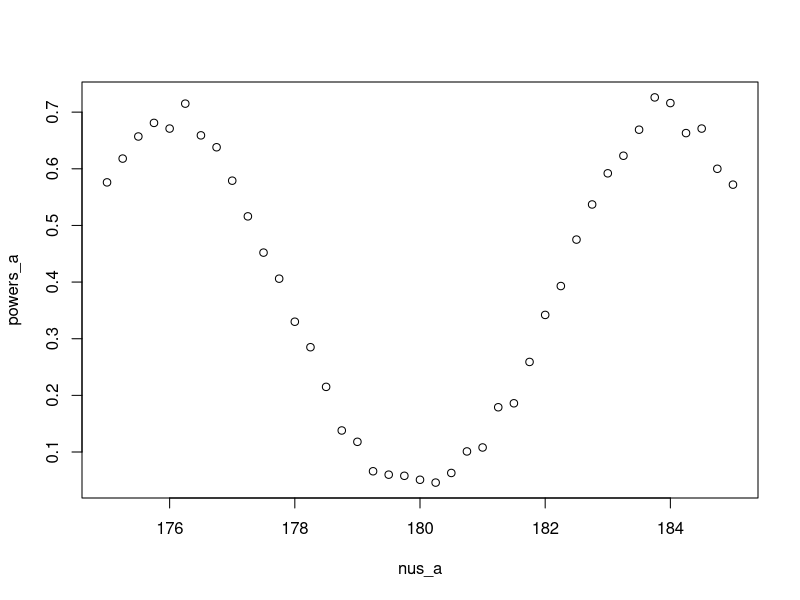
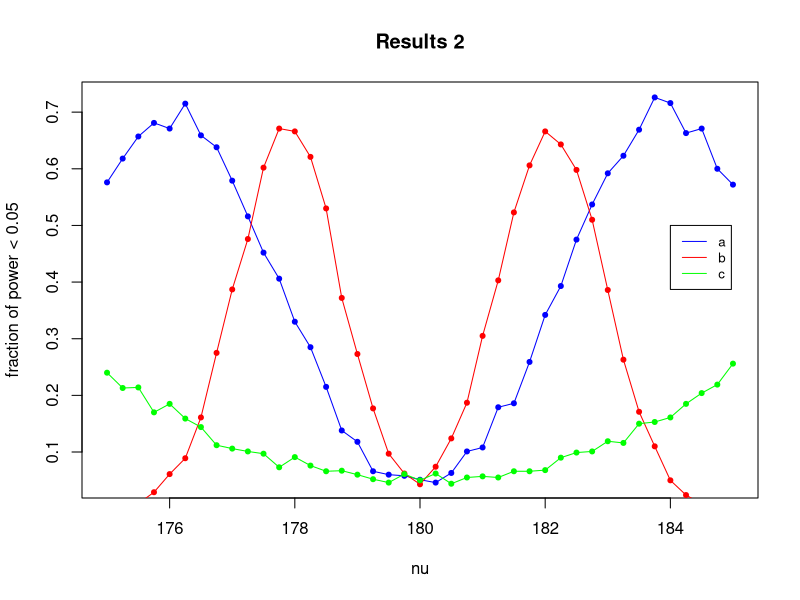
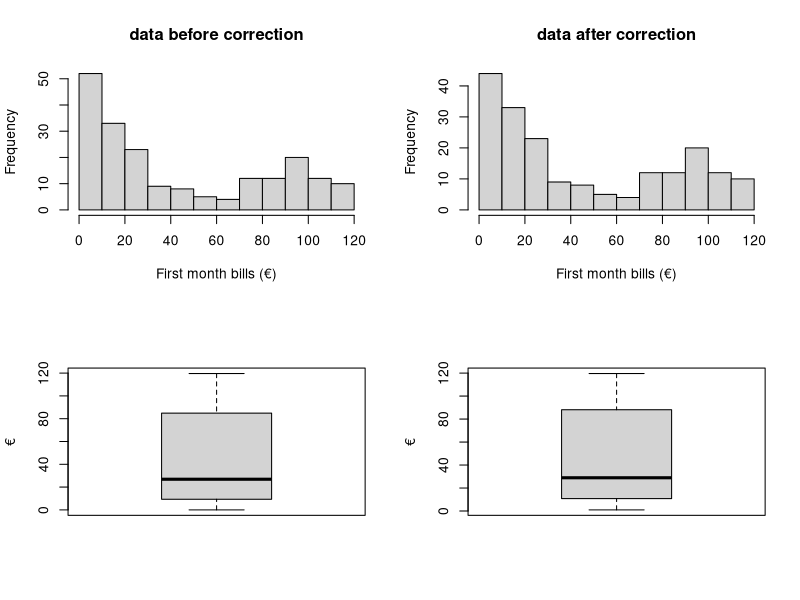
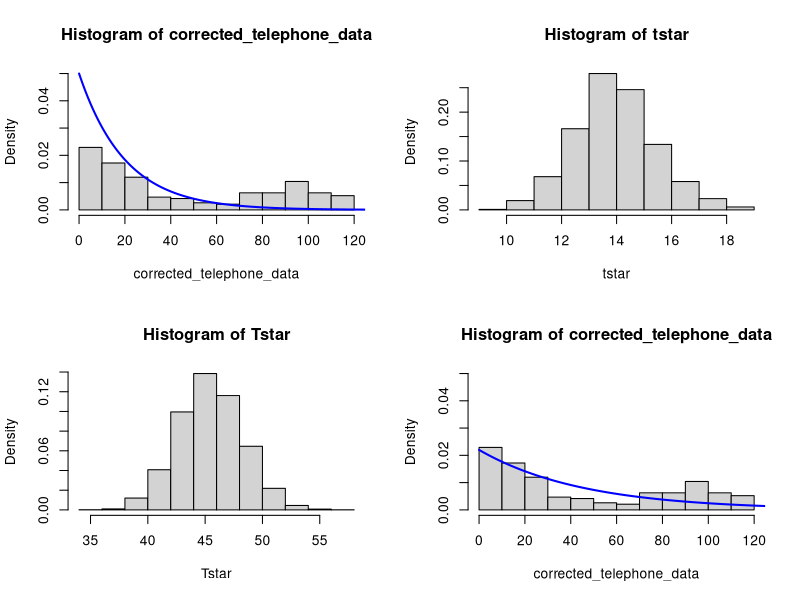
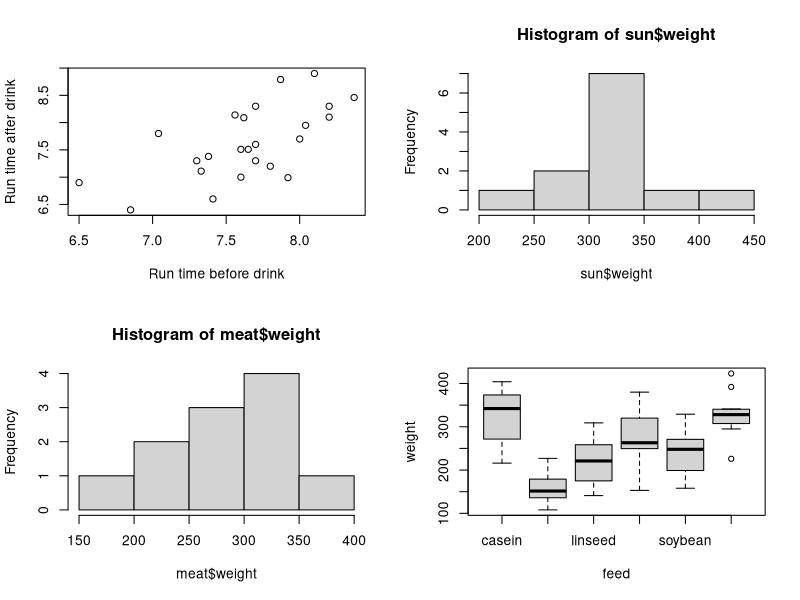
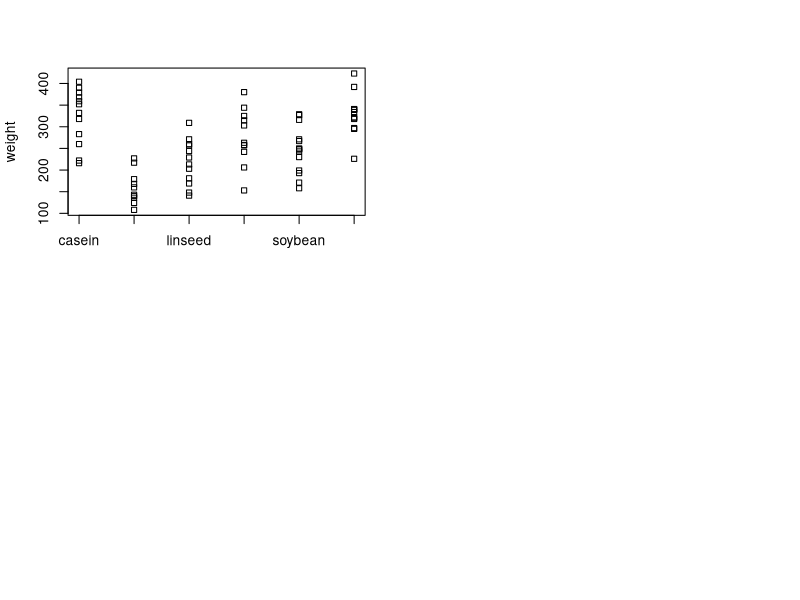

The R script that drew these images, in order:
## ---- chunk 1
knitr::opts_chunk$set(echo = TRUE)
## ---- chunk 2
birth = read.table("birthweight.txt",header=TRUE)
birthweight = birth$birthweight
## ---- chunk 3
mean(birthweight)
## ---- chunk 4
shapiro.test(birthweight)[2]
## ---- chunk 5
alpha = .1
t.test(birthweight, alternative = "l", conf.level = 1-alpha, mu = 2800)[3]
## ---- chunk 6
alpha = .05
t.test(birthweight, alternative = "l", conf.level = 1-alpha, mu = 2800)[3]

alpha = .05

## ---- chunk 7
n=m=30
mu=180
nu=175
sd=5

B=1000
p=numeric(B)
for (b in 1:B) {
  x=rnorm(n,mu,sd);
  y=rnorm(m,nu,sd);
  p[b]=t.test(x,y,var.equal = TRUE)[[3]]}
a <- table(p)
length(a[names(a)<0.05])/length(a)
## ---- chunk 8
n=m=30
mu=180
nus=seq(175,185,by=0.25)
sd=5

powers = numeric(length(nus))

B=1000
p=numeric(B)
for (i in 1:length(nus)) {
  nu = nus[i]
  for (b in 1:B) {
    x=rnorm(n,mu,sd);
    y=rnorm(m,nu,sd);
    p[b]=t.test(x,y,var.equal = TRUE)[[3]]}
  a <- table(p)
  powers[i] = length(a[names(a)<0.05])/length(a)
} 
powers_a = powers
nus_a = nus

plot1 = plot(nus_a, powers_a)
## ---- chunk 9
n=m=100
mu=180
nus=seq(175,185,by=0.25)
sd=5

powers = numeric(length(nus))

B=1000
p=numeric(B)
for (i in 1:length(nus)) {
  nu = nus[i]
  for (b in 1:B) {
    x=rnorm(n,mu,sd);
    y=rnorm(m,nu,sd);
    p[b]=t.test(x,y,var.equal = TRUE)[[3]]}
  a <- table(p)
  powers[i] = length(a[names(a)<0.05])/length(a)
} 
powers_b = powers
nus_b = nus

# plot2 = plot(nus, powers)
## ---- chunk 10
n=m=30
mu=180
nus=seq(175,185,by=0.25)
sd=15

powers = numeric(length(nus))

B=1000
p=numeric(B)
for (i in 1:length(nus)) {
  nu = nus[i]
  for (b in 1:B) {
    x=rnorm(n,mu,sd);
    y=rnorm(m,nu,sd);
    p[b]=t.test(x,y,var.equal = TRUE)[[3]]}
  a <- table(p)
  powers[i] = length(a[names(a)<0.05])/length(a)
} 
powers_c = powers
nus_c = nus
## ---- chunk 11
plot(nus_a, powers_a, main="Results 2", xlab="nu", ylab="fraction of power < 0.05", pch=20, col="blue")
lines(nus_a, powers_a, xlab="nu", pch=20, col="blue")
points(nus_b, powers_b, xlab="nu", pch=20, col="red")
lines(nus_b, powers_b, xlab="nu", pch=20, col="red")
points(nus_c, powers_c, xlab="nu", pch=20, col="green")
lines(nus_c, powers_c, xlab="nu", pch=20, col="green")
legend(184, 0.5, legend=c("a", "b", "c"), col=c("blue", "red", "green"), lty=1, cex=0.8)
## ---- chunk 12
telephone_data = read.table("telephone.txt",header=TRUE)

# sorted data of firsth month bills
sort(telephone_data$Bills)
## ---- chunk 13
# row_sub = apply(dd, 1, function(row) all(row !=0 ))
corrected_telephone_data = telephone_data[apply(telephone_data, 1, function(row) all(row !=0 )), ]

par(mfrow=c(2,2))
hist(telephone_data$Bills, xlab = "First month bills (€)", main = "data before correction")
hist(corrected_telephone_data, xlab = "First month bills (€)", main = "data after correction")
boxplot(telephone_data$Bills, ylab = "€")
boxplot(corrected_telephone_data, ylab = "€")
## ---- chunk 14
lamb = .05
hist(corrected_telephone_data, prob=T, ylim = c(0,0.05))
x = seq(0, length(corrected_telephone_data),length=1000)
f = lamb*exp(-lamb*x )
lines(x,f,col="blue",lwd=2)
## ---- chunk 15
t = median(corrected_telephone_data)
B=1000
tstar=numeric(B)
n=length(corrected_telephone_data)
for (i in 1:B){
  xstar=rexp(n, lamb)
  tstar[i]=median(xstar)}
  hist(tstar,prob=T)
  
p_left=sum(tstar<t)/B
p_right=sum(tstar>t)/B
p=2*min(p_left,p_right)
p_left;p_right;p
## ---- chunk 16
B=5000
Tstar=numeric(B)
T1 = median(corrected_telephone_data)

for(i in 1:B) {
  Xstar=sample(corrected_telephone_data,replace=TRUE)
  Tstar[i]=median(Xstar) }
  Tstar05=quantile(Tstar,0.05)
  Tstar95=quantile(Tstar,0.95)
  sum(Tstar<Tstar05)
c(2*T1-Tstar95,2*T1-Tstar05)
## ---- chunk 17
B=5000
Tstar=numeric(B)
T1 = median(corrected_telephone_data)

for(i in 1:B) {
  Xstar=sample(corrected_telephone_data,replace=TRUE)
  Tstar[i]=mean(Xstar) 
  }
Tstar05=quantile(Tstar,0.05)
Tstar95=quantile(Tstar,0.95)
sum(Tstar<Tstar05)

c(2*T1-Tstar95,2*T1-Tstar05)
## ---- chunk 18
hist(Tstar, prob=T)
## ---- chunk 19
shapiro.test(Tstar)
## ---- chunk 20
est_lamb = 1/(mean(Tstar))
est_lamb
## ---- chunk 21
hist(corrected_telephone_data, prob=T, ylim = c(0,0.05))
x = seq(0, length(corrected_telephone_data),length=1000)
f = est_lamb*exp(-est_lamb*x )
lines(x,f,col="blue",lwd=2)
## ---- chunk 22
wilcox.test(corrected_telephone_data, mu=40, alternative="less")
## ---- chunk 23
B=5000
Tstar=numeric(B)
T1 = 10

for(i in 1:B) {
  Xstar=sample(corrected_telephone_data,replace=TRUE)
  Tstar[i]=sum(Xstar < T1) / length(Xstar)
  }
Tstar95=quantile(Tstar,0.95)
Tstar95
## ---- chunk 24
# Load data
run = read.table("run.txt",header=TRUE)
lemo = subset(run, drink == "lemo")
energy = subset(run, drink == "energy")
## ---- chunk 25
# qqnorm(run$before, main = "Normal Q-Q plot before drink")
# qqnorm(run$after, main = "Normal Q-Q plot after drink")
shapiro.test(run$before)
shapiro.test(run$after)
## ---- chunk 26
plot(run$before, run$after, xlab="Run time before drink", ylab="Run time after drink")
cor.test(run$before, run$after,  method = "pearson")
## ---- chunk 27
# qqnorm(lemo$before)
shapiro.test(lemo$before)
# qqnorm(lemo$after)
shapiro.test(lemo$after)

# qqnorm(energy$before)
shapiro.test(energy$before)
# qqnorm(energy$after)
shapiro.test(energy$after)
## ---- chunk 28
t.test(lemo$before, lemo$after, paired = TRUE, var.equal = FALSE)
t.test(energy$before, energy$after, paired = TRUE, var.equal = FALSE)
## ---- chunk 29
lemo_diff = lemo$before - lemo$after
energy_diff = energy$before - energy$after

# qqnorm(lemo_diff)
shapiro.test(lemo_diff)
# qqnorm(energy_diff)
shapiro.test(energy_diff)

t.test(lemo_diff, energy_diff, paired = FALSE)
## ---- chunk 30
chickwts$feed
sun = chickwts[chickwts$feed == "sunflower",]
meat = chickwts[chickwts$feed == "meatmeal",]
sun$weight; meat$weight

t.test(sun$weight,meat$weight)
wilcox.test(sun$weight,meat$weight)

hist(sun$weight)
hist(meat$weight)

ks.test(sun$weight,meat$weight)
## ---- chunk 31
chicks = chickwts
sunflower = chickwts[chickwts$feed == "sunflower",]$weight
meat = chickwts[chickwts$feed == "meatmeal",]$weight
horse = chickwts[chickwts$feed == "horsebean",]$weight
linseed = chickwts[chickwts$feed == "linseed",]$weight
soy = chickwts[chickwts$feed == "soybean",]$weight
cas = chickwts[chickwts$feed == "casein",]$weight
sun; meat; horse; linseed; soy; cas

boxplot(weight ~ feed, data=chickwts)
stripchart(weight ~ feed, data=chickwts, vertical=TRUE)

chickaov = lm(weight ~ feed, data = chickwts)
anova(chickaov)
## ---- chunk 32

## ---- chunk 33
attach(chickwts)
kruskal.test(weight, feed)
